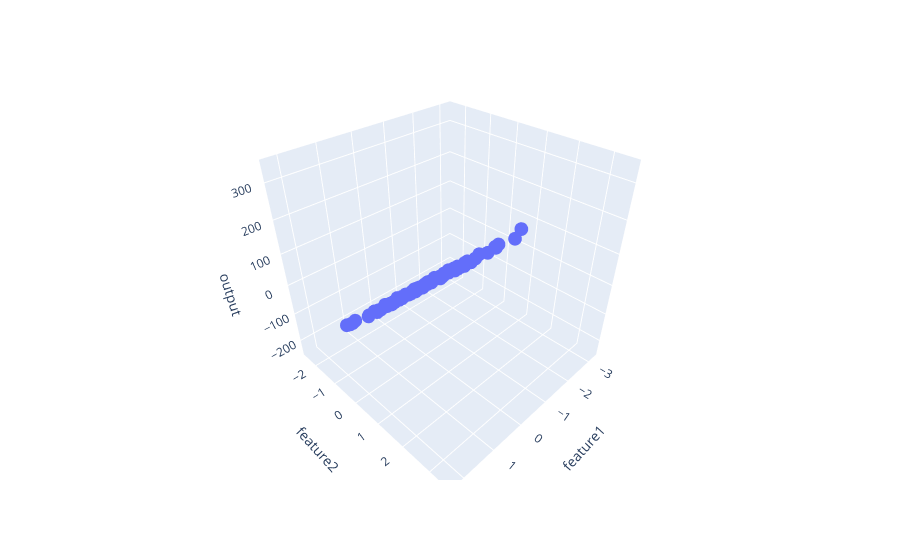

Notebook code for this chart:
### Code cell
fig=px.scatter_3d(df,x=df.iloc[:,0],y=df.iloc[:,1],z=df.iloc[:,2])
fig.show()
